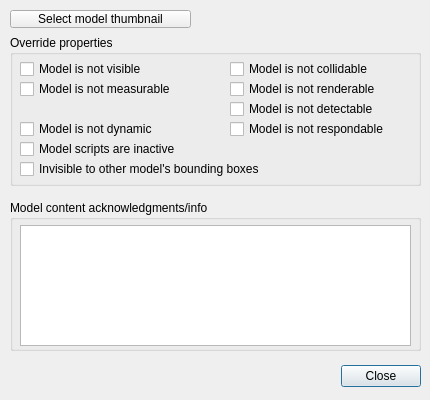
<?xml version="1.0" encoding="UTF-8"?>
<ui version="4.0">
 <class>CQDlgModelProperties</class>
 <widget class="QDialog" name="CQDlgModelProperties">
  <property name="geometry">
   <rect>
    <x>0</x>
    <y>0</y>
    <width>430</width>
    <height>400</height>
   </rect>
  </property>
  <property name="windowTitle">
   <string>Model Properties</string>
  </property>
  <property name="locale">
   <locale language="English" country="UnitedStates"/>
  </property>
  <widget class="QToolButton" name="qqSelectThumbnail">
   <property name="geometry">
    <rect>
     <x>10</x>
     <y>10</y>
     <width>181</width>
     <height>18</height>
    </rect>
   </property>
   <property name="focusPolicy">
    <enum>Qt::StrongFocus</enum>
   </property>
   <property name="text">
    <string>Select model thumbnail</string>
   </property>
  </widget>
  <widget class="QGroupBox" name="groupBox">
   <property name="geometry">
    <rect>
     <x>10</x>
     <y>35</y>
     <width>411</width>
     <height>151</height>
    </rect>
   </property>
   <property name="title">
    <string>Override properties</string>
   </property>
   <property name="flat">
    <bool>false</bool>
   </property>
   <widget class="QCheckBox" name="qqNotVisible">
    <property name="geometry">
     <rect>
      <x>10</x>
      <y>25</y>
      <width>211</width>
      <height>18</height>
     </rect>
    </property>
    <property name="focusPolicy">
     <enum>Qt::StrongFocus</enum>
    </property>
    <property name="text">
     <string>Model is not visible</string>
    </property>
   </widget>
   <widget class="QCheckBox" name="qqNotCollidable">
    <property name="geometry">
     <rect>
      <x>220</x>
      <y>25</y>
      <width>191</width>
      <height>18</height>
     </rect>
    </property>
    <property name="focusPolicy">
     <enum>Qt::StrongFocus</enum>
    </property>
    <property name="text">
     <string>Model is not collidable</string>
    </property>
   </widget>
   <widget class="QCheckBox" name="qqNotMeasurable">
    <property name="geometry">
     <rect>
      <x>10</x>
      <y>45</y>
      <width>211</width>
      <height>18</height>
     </rect>
    </property>
    <property name="focusPolicy">
     <enum>Qt::StrongFocus</enum>
    </property>
    <property name="text">
     <string>Model is not measurable</string>
    </property>
   </widget>
   <widget class="QCheckBox" name="qqNotRenderable">
    <property name="geometry">
     <rect>
      <x>220</x>
      <y>45</y>
      <width>191</width>
      <height>18</height>
     </rect>
    </property>
    <property name="focusPolicy">
     <enum>Qt::StrongFocus</enum>
    </property>
    <property name="text">
     <string>Model is not renderable</string>
    </property>
   </widget>
   <widget class="QCheckBox" name="qqNotDetectable">
    <property name="geometry">
     <rect>
      <x>220</x>
      <y>65</y>
      <width>191</width>
      <height>18</height>
     </rect>
    </property>
    <property name="focusPolicy">
     <enum>Qt::StrongFocus</enum>
    </property>
    <property name="text">
     <string>Model is not detectable</string>
    </property>
   </widget>
   <widget class="QCheckBox" name="qqNotDynamic">
    <property name="geometry">
     <rect>
      <x>10</x>
      <y>85</y>
      <width>211</width>
      <height>18</height>
     </rect>
    </property>
    <property name="focusPolicy">
     <enum>Qt::StrongFocus</enum>
    </property>
    <property name="text">
     <string>Model is not dynamic</string>
    </property>
   </widget>
   <widget class="QCheckBox" name="qqNotRespondable">
    <property name="geometry">
     <rect>
      <x>220</x>
      <y>85</y>
      <width>191</width>
      <height>18</height>
     </rect>
    </property>
    <property name="focusPolicy">
     <enum>Qt::StrongFocus</enum>
    </property>
    <property name="text">
     <string>Model is not respondable</string>
    </property>
   </widget>
   <widget class="QCheckBox" name="qqScriptsInactive">
    <property name="geometry">
     <rect>
      <x>10</x>
      <y>105</y>
      <width>401</width>
      <height>18</height>
     </rect>
    </property>
    <property name="focusPolicy">
     <enum>Qt::StrongFocus</enum>
    </property>
    <property name="text">
     <string>Model scripts are inactive</string>
    </property>
   </widget>
   <widget class="QCheckBox" name="qqNotInsideModelBBox">
    <property name="geometry">
     <rect>
      <x>10</x>
      <y>125</y>
      <width>401</width>
      <height>18</height>
     </rect>
    </property>
    <property name="focusPolicy">
     <enum>Qt::StrongFocus</enum>
    </property>
    <property name="text">
     <string>Invisible to other model's bounding boxes</string>
    </property>
   </widget>
  </widget>
  <widget class="QGroupBox" name="groupBox_2">
   <property name="geometry">
    <rect>
     <x>10</x>
     <y>200</y>
     <width>411</width>
     <height>151</height>
    </rect>
   </property>
   <property name="title">
    <string>Model content acknowledgments/info</string>
   </property>
   <property name="flat">
    <bool>false</bool>
   </property>
   <widget class="QPlainTextEdit" name="qqAcknowledgments">
    <property name="geometry">
     <rect>
      <x>10</x>
      <y>25</y>
      <width>391</width>
      <height>121</height>
     </rect>
    </property>
   </widget>
  </widget>
  <widget class="QDialogButtonBox" name="qqClose">
   <property name="geometry">
    <rect>
     <x>10</x>
     <y>360</y>
     <width>411</width>
     <height>32</height>
    </rect>
   </property>
   <property name="standardButtons">
    <set>QDialogButtonBox::Close</set>
   </property>
  </widget>
 </widget>
 <tabstops>
  <tabstop>qqSelectThumbnail</tabstop>
  <tabstop>qqNotVisible</tabstop>
  <tabstop>qqNotCollidable</tabstop>
  <tabstop>qqNotMeasurable</tabstop>
  <tabstop>qqNotRenderable</tabstop>
  <tabstop>qqNotDetectable</tabstop>
  <tabstop>qqNotDynamic</tabstop>
  <tabstop>qqNotRespondable</tabstop>
  <tabstop>qqScriptsInactive</tabstop>
  <tabstop>qqNotInsideModelBBox</tabstop>
  <tabstop>qqAcknowledgments</tabstop>
 </tabstops>
 <resources/>
 <connections/>
</ui>
